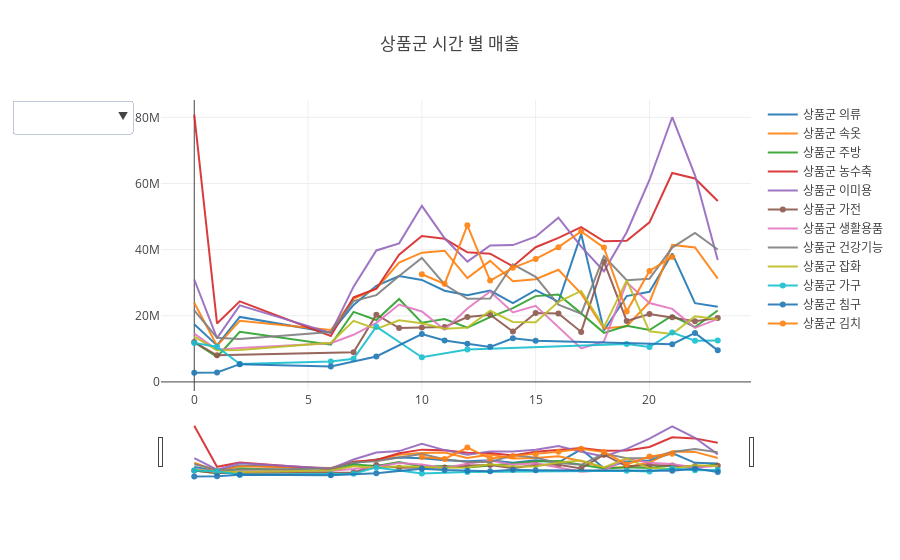

The notebook cell saved with this chart:
### Markdown cell above
### - 상품군별 '시'별로 보기

### Code cell
상품군열 = list(실적_2019['상품군'].unique())
상품군열 

item_sum = 실적_2019.groupby(['상품군', '시'])['취급액'].mean()
item_sum=item_sum.to_frame().reset_index()
data = []
for i in 상품군열 :
    s = item_sum.loc[item_sum['상품군']==i]
    trace = go.Scatter(
        x= s.시,
        y= s.취급액,
        name = "상품군 "+str(i),
        opacity = 0.9)
    data.append(trace)

# Buttons to select a specific store visualization
update_buttons = []
for i in 상품군열 :
    visible = [True if j == i else False for j in 상품군열 ]
    button= dict(label = '상품군 ' + str(i), method= 'update', args= [{'visible': visible}])
    update_buttons.append(button)
# Button to return to all stores visualization
update_buttons.append(dict(label = 'All', method= 'update', args= [{'visible': [True]*10}]))

updatemenus = list([dict(active=-1, buttons=list(update_buttons))])

layout = dict(
    title='상품군 시간 별 매출 ',
    updatemenus= updatemenus,
    xaxis=dict(
        # rangeselector=dict(
        #     buttons=list([
        #         dict(count=1, label='1h', step='hour', stepmode='backward'),
        #         dict(count=6, label='6h', step='hour', stepmode='backward'),
        #         dict(step='all')
        #     ])
        # ),
        rangeslider=dict(), type='time'
    )
)

fig = dict(data=data, layout=layout)
iplot(fig, validate= False)

### Figure 1 — Plotly figure (JSON) as saved in the notebook; plotly's stock layout.template omitted (floating-point values rounded to 4 significant figures)
{"data": [{"name": "상품군 의류", "opacity": 0.9, "type": "scatter", "x": [0, 1, 2, 6, 7, 8, 9, 10, 11, 12, 13, 14, 15, 16, 17, 18, 19, 20, 21, 22, 23], "y": [17410000.0, 11040000.0, 19643000, 14920000.0, 23280000.0, 29070000.0, 32030000.0, 30860000.0, 27590000.0, 26200000.0, 27640000.0, 23820000.0, 27760000.0, 24180000.0, 44710000.0, 15535000, 25960000.0, 27260000.0, 38870000.0, 23800000.0, 22700000.0]}, {"name": "상품군 속옷", "opacity": 0.9, "type": "scatter", "x": [0, 1, 2, 6, 7, 8, 9, 10, 11, 12, 13, 14, 15, 16, 17, 18, 19, 20, 21, 22, 23], "y": [23920000.0, 10920000.0, 18504200, 15690000.0, 25110000.0, 28230000.0, 36100000.0, 39080000.0, 39690000.0, 31380000.0, 36620000.0, 30430000.0, 31050000.0, 33909350, 26700000.0, 16150000.0, 16830000.0, 24140000.0, 41440000.0, 40650000.0, 31246808]}, {"name": "상품군 주방", "opacity": 0.9, "type": "scatter", "x": [0, 1, 2, 6, 7, 8, 9, 10, 11, 12, 13, 14, 15, 16, 17, 18, 19, 20, 21, 22, 23], "y": [11990000.0, 7538000.0, 15162000, 11240000.0, 21170000.0, 18730000.0, 25090000.0, 17900000.0, 19020000.0, 16410000.0, 19610000.0, 22290000.0, 25950000.0, 26460000.0, 20730000.0, 14840000.0, 16960000.0, 15690000.0, 20010000.0, 16590000.0, 21610000.0]}, {"name": "상품군 농수축", "opacity": 0.9, "type": "scatter", "x": [0, 1, 2, 6, 7, 8, 9, 10, 11, 12, 13, 14, 15, 16, 17, 18, 19, 20, 21, 22, 23], "y": [80860000.0, 17680000.0, 24353000, 13904850, 25580000.0, 28179400, 38470000.0, 44140000.0, 43290000.0, 39190000.0, 38770000.0, 34930000.0, 40730000.0, 43550000.0, 46800000.0, 42520000.0, 42670000.0, 48270000.0, 63190000.0, 61520000.0, 54700000.0]}, {"name": "상품군 이미용", "opacity": 0.9, "type": "scatter", "x": [0, 1, 2, 6, 7, 8, 9, 10, 11, 12, 13, 14, 15, 16, 17, 18, 19, 20, 21, 22, 23], "y": [30970000.0, 13240000.0, 23164300, 14840000.0, 28820000.0, 39760000.0, 41900000.0, 53250000.0, 43430000.0, 36380200, 41290000.0, 41380000.0, 43930000.0, 49690000.0, 40930000.0, 33480000.0, 45280000.0, 61070000.0, 80050000.0, 62480000.0, 36900000.0]}, {"name": "상품군 가전", "opacity": 0.9, "type": "scatter", "x": [0, 1, 7, 8, 9, 10, 11, 12, 13, 14, 15, 16, 17, 18, 19, 20, 21, 22, 23], "y": [12050000.0, 8052000.0, 8998000.0, 20323250, 16270000.0, 16490000.0, 16640000.0, 19610000.0, 20320000.0, 15230000.0, 20850000.0, 20680000.0, 15120000.0, 36333500, 18440000.0, 20500000.0, 19540000.0, 18370000.0, 19360000.0]}, {"name": "상품군 생활용품", "opacity": 0.9, "type": "scatter", "x": [0, 1, 2, 6, 7, 8, 9, 10, 11, 12, 13, 14, 15, 16, 17, 18, 19, 20, 21, 22, 23], "y": [14600000.0, 9696000.0, 10230000.0, 11710000.0, 14250000.0, 17870000.0, 23390000.0, 21297225, 15800000.0, 22190000.0, 27350000.0, 20990000.0, 23020000.0, 16710000.0, 10120000.0, 12260000.0, 30050000.0, 23860000.0, 22090000.0, 16350000.0, 19060000.0]}, {"name": "상품군 건강기능", "opacity": 0.9, "type": "scatter", "x": [0, 1, 2, 6, 7, 8, 9, 10, 11, 12, 13, 14, 15, 16, 17, 18, 19, 20, 21, 22, 23], "y": [21640000.0, 13380000.0, 12971400, 15080000.0, 24430000.0, 26250000.0, 32000000.0, 37500000.0, 29460000.0, 25150000.0, 25200000.0, 35580000.0, 31800000.0, 23380000.0, 20650000.0, 38020000.0, 30740000.0, 31220000.0, 40619900, 45027000, 40060000.0]}, {"name": "상품군 잡화", "opacity": 0.9, "type": "scatter", "x": [0, 1, 2, 6, 7, 8, 9, 10, 11, 12, 13, 14, 15, 16, 17, 18, 19, 20, 21, 22, 23], "y": [13690000.0, 9605000.0, 9669125, 11840000.0, 18460000.0, 15990000.0, 18660000.0, 17750000.0, 16080000.0, 16420000.0, 21510000.0, 18110000.0, 18080000.0, 24210000.0, 27510000.0, 16580000.0, 30721800, 15290000.0, 14500000.0, 19850000.0, 18930000.0]}, {"name": "상품군 가구", "opacity": 0.9, "type": "scatter", "x": [0, 1, 2, 6, 7, 8, 10, 12, 19, 20, 21, 22, 23], "y": [11760000.0, 10620000.0, 5412500, 6188000.0, 6982000.0, 16683600, 7456000.0, 9774000.0, 11480000.0, 10560000.0, 14920000.0, 12470000.0, 12540000.0]}, {"name": "상품군 침구", "opacity": 0.9, "type": "scatter", "x": [0, 1, 2, 6, 8, 10, 11, 12, 13, 14, 15, 21, 22, 23], "y": [2784125, 2869000.0, 5373250, 4661000.0, 7690500, 14490000.0, 12500000.0, 11540000.0, 10600000.0, 13200000.0, 12450000.0, 11395500, 14799500, 9551000.0]}, {"name": "상품군 김치", "opacity": 0.9, "type": "scatter", "x": [10, 11, 12, 13, 14, 15, 16, 17, 18, 19, 20, 21], "y": [32570000.0, 29660000.0, 47363000, 30633500, 34500000.0, 37202200, 40740000.0, 45520000.0, 40620000.0, 21321000, 33570000.0, 37800000.0]}], "layout": {"title": "상품군 시간 별 매출 ", "updatemenus": [{"active": -1, "buttons": [{"args": [{"visible": [true, false, false, false, false, false, false, false, false, false, false, false]}], "label": "상품군 의류", "method": "update"}, {"args": [{"visible": [false, true, false, false, false, false, false, false, false, false, false, false]}], "label": "상품군 속옷", "method": "update"}, {"args": [{"visible": [false, false, true, false, false, false, false, false, false, false, false, false]}], "label": "상품군 주방", "method": "update"}, {"args": [{"visible": [false, false, false, true, false, false, false, false, false, false, false, false]}], "label": "상품군 농수축", "method": "update"}, {"args": [{"visible": [false, false, false, false, true, false, false, false, false, false, false, false]}], "label": "상품군 이미용", "method": "update"}, {"args": [{"visible": [false, false, false, false, false, true, false, false, false, false, false, false]}], "label": "상품군 가전", "method": "update"}, {"args": [{"visible": [false, false, false, false, false, false, true, false, false, false, false, false]}], "label": "상품군 생활용품", "method": "update"}, {"args": [{"visible": [false, false, false, false, false, false, false, true, false, false, false, false]}], "label": "상품군 건강기능", "method": "update"}, {"args": [{"visible": [false, false, false, false, false, false, false, false, true, false, false, false]}], "label": "상품군 잡화", "method": "update"}, {"args": [{"visible": [false, false, false, false, false, false, false, false, false, true, false, false]}], "label": "상품군 가구", "method": "update"}, {"args": [{"visible": [false, false, false, false, false, false, false, false, false, false, true, false]}], "label": "상품군 침구", "method": "update"}, {"args": [{"visible": [false, false, false, false, false, false, false, false, false, false, false, true]}], "label": "상품군 김치", "method": "update"}, {"args": [{"visible": [true, true, true, true, true, true, true, true, true, true]}], "label": "All", "method": "update"}]}], "xaxis": {"rangeslider": {}, "type": "time"}}}
